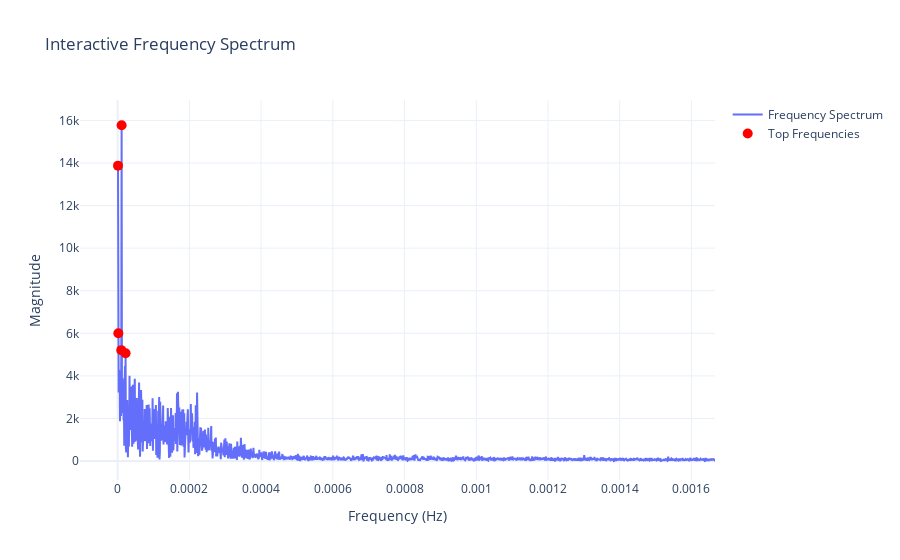

Here is the notebook cell this chart was saved with:
### Code cell
#PLOT Fourier Frequencies
# Ensure time series is sorted and only contains the data column for FFT
glucose_series = nov_ts['glucose'].dropna()

# Perform Fast Fourier Transform (FFT)
fft_result = np.fft.fft(glucose_series)

# Compute the corresponding frequencies
n = len(glucose_series)
freq = np.fft.fftfreq(n, d=(glucose_series.index[1] - glucose_series.index[0]).total_seconds())

# Take the magnitude (absolute value) of the FFT results
magnitude = np.abs(fft_result)

# Get the positive half of frequencies and corresponding magnitudes
positive_freq = freq[freq > 0]
positive_magnitude = magnitude[freq > 0]

# Find the top N frequencies (sorted by magnitude)
top_n = 5
top_indices = np.argsort(positive_magnitude)[-top_n:][::-1]  # Indices of top frequencies
top_frequencies = positive_freq[top_indices]
top_magnitudes = positive_magnitude[top_indices]

# Create an interactive plot using plotly
fig = go.Figure()

# Add the frequency spectrum
fig.add_trace(go.Scatter(
    x=positive_freq,
    y=positive_magnitude,
    mode='lines',
    name='Frequency Spectrum'
))

# Highlight the top frequencies
fig.add_trace(go.Scatter(
    x=top_frequencies,
    y=top_magnitudes,
    mode='markers',
    name='Top Frequencies',
    marker=dict(size=10, color='red')
))

# Update layout for interactivity
fig.update_layout(
    title="Interactive Frequency Spectrum",
    xaxis_title="Frequency (Hz)",
    yaxis_title="Magnitude",
    template="plotly_white",
    showlegend=True
)

# Show the plot
fig.show()

# # Display top frequencies and their magnitudes
# print("Top Frequencies:")
# for i, freq in enumerate(top_frequencies):
#     print(f"Frequency: {freq:.4f} Hz, Magnitude: {top_magnitudes[i]:.4f}")

# # Plot the frequency spectrum
# plt.figure(figsize=(12, 6))
# plt.plot(positive_freq, positive_magnitude)
# plt.scatter(top_frequencies, top_magnitudes, color='red', label='Top Frequencies')
# plt.title("Frequency Spectrum")
# plt.xlabel("Frequency (Hz)")
# plt.ylabel("Magnitude")
# plt.grid(True)
# plt.legend()
# plt.show()

### Figure 1 — Plotly figure (JSON) as saved in the notebook; plotly's stock layout.template omitted (floating-point values rounded to 4 significant figures; data arrays with more than 128 entries replaced by an {"elided": "..."} marker saying what was removed)
{"data": [{"mode": "lines", "name": "Frequency Spectrum", "type": "scatter", "x": {"elided": "1813 float values"}, "y": {"elided": "1813 float values"}}, {"marker": {"color": "red", "size": 10}, "mode": "markers", "name": "Top Frequencies", "type": "scatter", "x": [1.103e-05, 9.188e-07, 1.838e-06, 1.011e-05, 2.205e-05], "y": [15770.0, 13880.0, 6005.0, 5209.0, 5060.0]}], "layout": {"showlegend": true, "title": {"text": "Interactive Frequency Spectrum"}, "xaxis": {"title": {"text": "Frequency (Hz)"}}, "yaxis": {"title": {"text": "Magnitude"}}}}
